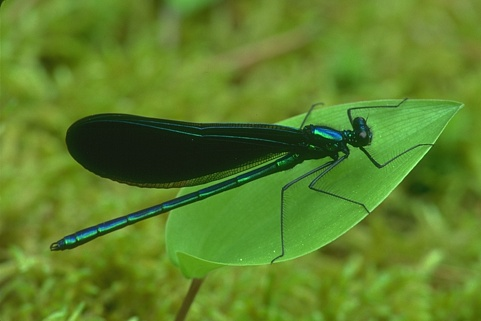
#> input picture Experiments/Image Segmentation exp/thirdRound -/Image1/35070.jpg, 481 x 321 px
$ jupyter execute __POCS_workingWithVQ.ipynb
#> lines starting #> are read from the running program, lines starting #| are printed output that depends on the picture
[cell 1]
import numpy as np
# import random
import math
from matplotlib import pyplot as plt
from sklearn.datasets.samples_generator import make_blobs
import time
import pandas as pd
from scipy.spatial.distance import cdist
from sklearn.utils import shuffle
import cv2 as cv
from sklearn.utils.extmath import row_norms
from sklearn.utils.extmath import row_norms, squared_norm, stable_cumsum
import scipy.sparse as sp
from sklearn.metrics.pairwise import euclidean_distances
np.random.seed(5)

[cell 2]
# intialize random member ship
# [8 lines left out: function initializeMembershipMatrix, not called in this run]

[cell 3]
def updateMembershipValue3_2(v,val):
    distances = cdist(val, v,metric='euclidean')
    return distances

[cell 4]
def CalculateWeightValues(cluster_center,val,q):
    membership=[]
    distances = cdist(val, cluster_center,metric='euclidean')[:,q]
    sumdistance=np.sum(distances)
    membership= distances/sumdistance
    return membership

[cell 5]
# [5 lines left out: function CalculateWeightValuesByIndex, not called in this run]

[cell 6]
# [92 lines left out: function _k_init, not called in this run]

[cell 7]
img=cv.imread('35070.jpg')
#> img is the input picture: shape (321, 481, 3); mean B, G, R 40.8, 129, 93
img=cv.cvtColor(img,cv.COLOR_BGR2RGB)

plt.imshow(img)
plt.xticks([])
plt.yticks([])
plt.grid(False)
plt.show()
pic=cv.cvtColor(img,cv.COLOR_RGB2LUV)
#> pic: shape (321, 481, 3); mean of channels 0, 1, 2 125.5, 84.1, 183.5
plt.imshow(pic)

[cell 8]
#resize the image
img = cv.resize(pic, dsize=(200, 200))
#> img: shape (200, 200, 3); mean of channels 0, 1, 2 125.4, 84, 183.4

#
# rearange the image array with the block size of four
#

i=0
j=0
luv=[]

for h in range(100):
    j=0
    for k in range(100):
        luv.append([
            [img[i,j,0],img[i+1,j,0],img[i,j+1,0],img[i+1,j+1,0]],
            [img[i,j,1],img[i+1,j,1],img[i,j+1,1],img[i+1,j+1,1]],
            [img[i,j,2],img[i+1,j,2],img[i,j+1,2],img[i+1,j+1,2]]
        ])

        j=j+2
    i=i+2
#> after the loop, i = 200; luv = 10000 items

luva=np.reshape(np.array(luv),(100,100,3,4))
print('luva.shape',luva.shape)
#| luva.shape (100, 100, 3, 4)

# re-asign the new array format to the image
pic=luva
print('pic.shape',pic.shape)
#| pic.shape (100, 100, 3, 4)

pic_n = pic.reshape(pic.shape[0]*pic.shape[1]* pic.shape[2], pic.shape[3])
print('pic_n.shape',pic_n.shape)
#| pic_n.shape (30000, 4)

x=pic_n

[cell 9]
def generateRandomCenters(c,x):
    centers=[]
    _min= (np.min(x))
    _max= (np.max(x))
    t= np.mean(x,axis=0)
    for i in range(c):
        centers.append( t + 0.01*i)
    return np.asarray(centers)

[cell 10]
import time
timearray=[]
segementedImg=[]

clusterssize=[2,3,4,5,6,7,8,9,10]
error=[]

[cell 11]
for cluster in clusterssize:

    #initialize centers
    v= generateRandomCenters(cluster,x)

    # update membership
    w=updateMembershipValue3_2(v,x)
    ny=np.argmin(w,axis=1)


    start=time.time()

    for t in range(50):
#         print('\t\t',t)

        for q in range(cluster):


            val=x[ny == q,:]


            if(val.shape[0]!=0):

                weight=CalculateWeightValues(v,val,q)

                v[q]= v[q]+np.dot(weight,val-v[q])


        w=updateMembershipValue3_2(v,x)
        ny=np.argmin(w,axis=1)

    timearray.append(time.time()-start)

    label=ny
    pic2show = v[label]

    cluster_pic = pic2show.reshape(pic.shape[0],pic.shape[1], pic.shape[2], pic.shape[3])
    error.append(np.linalg.norm(pic-cluster_pic))

    print(cluster)
#> this loop made 9 passes

[cell 12]
#convert back the clustered image to the original form
#decoding

temp=np.zeros((200,200,3))
i=0
j=0
for h in range(100):
    j=0
    for k in range(100):
        val=cluster_pic[h,k,:,:]

        temp[i,j,0]=val[0][0]
        temp[i+1,j,0]=val[0][1]
        temp[i,j+1,0]=val[0][2]
        temp[i+1,j+1,0]=val[0][3]

        temp[i,j,1]=val[1][0]
        temp[i+1,j,1]=val[1][1]
        temp[i,j+1,1]=val[1][2]
        temp[i+1,j+1,1]=val[1][3]

        temp[i,j,2]=val[2][0]
        temp[i+1,j,2]=val[2][1]
        temp[i,j+1,2]=val[2][2]
        temp[i+1,j+1,2]=val[2][3]

        j=j+2
    i=i+2
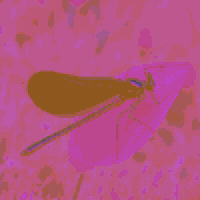
#> temp: shape (200, 200, 3) float64; mean of channels 0, 1, 2 125.7, 84.7, 182.5; drawn as B, G, R


temp=cv.cvtColor((temp).astype('uint8'),cv.COLOR_LUV2RGB)
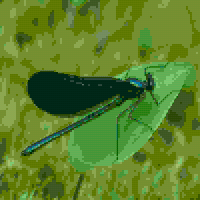
#> temp: shape (200, 200, 3); mean R, G, B 91.1, 128.1, 40.3
plt.imshow(temp)
plt.xticks([])
plt.yticks([])
plt.imshow(temp)
plt.savefig('POCS_SegementdIMg.jpg')
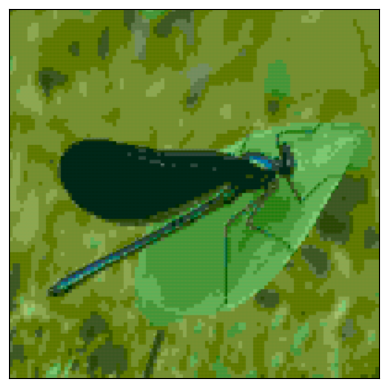
#> figure drawn by matplotlib, 1 panel
plt.show()

[cell 13]
plt.xlabel('Number of Clusters')
plt.ylabel('Error')
plt.plot(clusterssize,error)
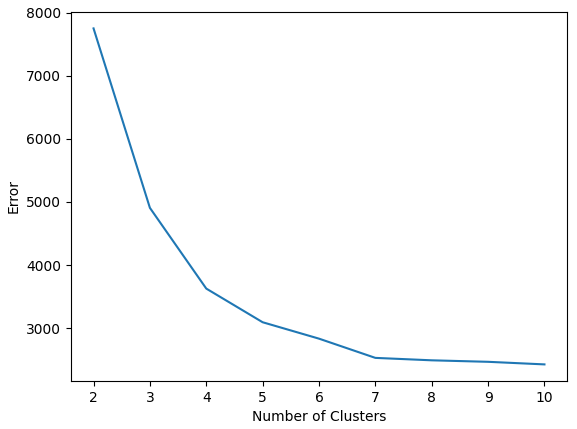
#> figure drawn by matplotlib, 1 panel

[cell 14]
plt.xlabel('Number of Clusters')
plt.ylabel('Time [Sec]')

plt.plot(np.arange(2,11,1),timearray)
np.savetxt("POCS_timearray.csv", timearray, delimiter=",")
np.savetxt("POCS_segementedImg.csv", segementedImg, delimiter=",")
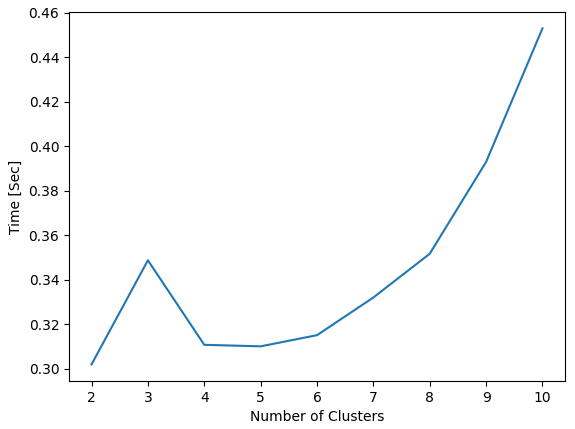
#> figure drawn by matplotlib, 1 panel

[cell 15]
error
#> Out = [7749.5, 4906.5, 3628, 3094.9, 2834.8, 2530.3, 2491.8, 2468.1, 2427.1]
